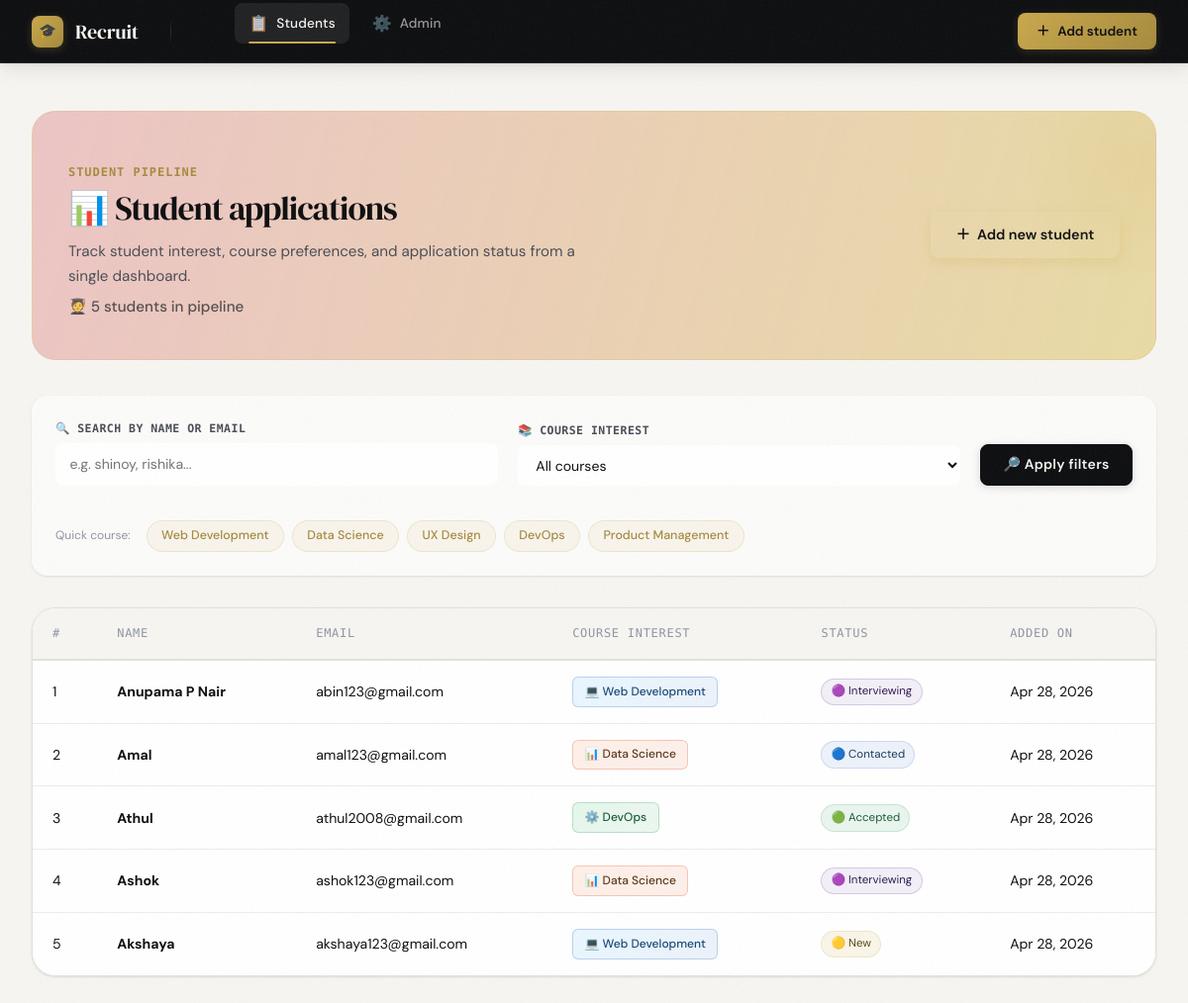
The page / on the database its author committed.
### students/models.py (models this page shows, shortened)
class Student(models.Model):
	COURSE_CHOICES = [
		("web_development", "Web Development"),
		("data_science", "Data Science"),
		("ux_design", "UX Design"),
		("devops", "DevOps"),
		("product_management", "Product Management"),
	]
	STATUS_CHOICES = [
		("new", "New"),
		("contacted", "Contacted"),
		("interviewing", "Interviewing"),
		("accepted", "Accepted"),
		("rejected", "Rejected"),
	]
	name = models.CharField(max_length=120)
	email = models.EmailField(unique=True)
	course_interest = models.CharField(max_length=32, choices=COURSE_CHOICES)
	status = models.CharField(max_length=24, choices=STATUS_CHOICES, default="new")
	created_at = models.DateTimeField(auto_now_add=True)

### students/views.py (the view)
# urls.py: path("", views.student_list, name="list"),
def student_list(request):
	query = request.GET.get("q", "").strip()
	course_interest = request.GET.get("course_interest", "").strip()
	students = Student.objects.all().order_by("-created_at")
	if query:
		students = students.filter(Q(name__icontains=query) | Q(email__icontains=query))
	if course_interest:
		students = students.filter(course_interest=course_interest)
	course_interest_label = dict(Student.COURSE_CHOICES).get(course_interest, "")
	context = {
		"students": students,
		"query": query,
		"course_interest": course_interest,
		"course_interest_label": course_interest_label,
		"course_choices": Student.COURSE_CHOICES,
		"total_count": students.count(),
	}
	return render(request, "students/student_list.html", context)

### students/templates/students/student_list.html (shortened to what this page needs)
{% extends 'students/base.html' %}
{% load static %}
{% block content %}
<div class="page-hero-card">
    <div class="title-group">
        <p class="eyebrow">Student pipeline</p>
        <h1>📊 Student applications</h1>
        <p>Track student interest, course preferences, and application status from a single dashboard.</p>
        <p class="text-muted" style="margin-top: 0.35rem; font-weight: 500;">
            🧑‍🎓 {{ total_count }} student{{ total_count|pluralize }} in pipeline
        </p>
    </div>
    <a href="{% url 'students:add' %}" class="btn-hero">
        <span aria-hidden="true">＋</span> Add new student
    </a>
</div>
<div class="toolbar-card">
    <form method="get" class="toolbar-grid">
        <div>
            <label for="q">🔍 Search by name or email</label>
            <input type="search" id="q" name="q" value="{{ query }}" placeholder="e.g. shinoy, rishika...">
        </div>
        <div>
            <label for="course_interest">📚 Course interest</label>
            <select id="course_interest" name="course_interest">
                <option value="">All courses</option>
            </select>
        </div>
        <div class="toolbar-actions">
            <button type="submit" class="btn btn-primary">
                🔎 Apply filters
            </button>
        </div>
    </form>
    <div class="toolbar-pill-list">
        <span style="font-size: 0.75rem; color: var(--ink-ghost); margin-right: 0.5rem;">Quick course:</span>
        {% for value, label in course_choices|slice:':5' %}
            <a href="?course_interest={{ value }}" class="toolbar-pill">{{ label }}</a>
        {% endfor %}
    </div>
</div>
<div class="card">
    <div class="card-body p-0">
        <div class="table-responsive">
            <table class="table table-hover mb-0">
                <thead>
                    <tr>
                        <th>#</th>
                        <th>Name</th>
                        <th>Email</th>
                        <th>Course Interest</th>
                        <th>Status</th>
                        <th>Added On</th>
                    </tr>
                </thead>
                <tbody>
                    {% for student in students %}
                    <tr>
                        <td>{{ forloop.counter }}</td>
                        <td><strong>{{ student.name }}</strong></td>
                        <td>{{ student.email }}</td>
                        <td>
                            {% if student.course_interest == 'web_development' %}
                                <span class="badge-course badge-course-web">💻 {{ student.get_course_interest_display }}</span>
                            {% elif student.course_interest == 'data_science' %}
                                <span class="badge-course badge-course-data">📊 {{ student.get_course_interest_display }}</span>
                            {% elif student.course_interest == 'ux_design' %}
                                <span class="badge-course badge-course-design">🎨 {{ student.get_course_interest_display }}</span>
                            {% elif student.course_interest == 'devops' %}
                                <span class="badge-course badge-course-devops">⚙️ {{ student.get_course_interest_display }}</span>
                            {% elif student.course_interest == 'product_management' %}
                                <span class="badge-course badge-course-product">📈 {{ student.get_course_interest_display }}</span>
                            {% else %}
                                <span class="badge-course">{{ student.get_course_interest_display }}</span>
                            {% endif %}
                        </td>
                        <td>
                            {% if student.status == 'new' %}
                                <span class="status-badge badge-new">🟡 New</span>
                            {% elif student.status == 'contacted' %}
                                <span class="status-badge badge-contacted">🔵 Contacted</span>
                            {% elif student.status == 'interviewing' %}
                                <span class="status-badge badge-interviewing">🟣 Interviewing</span>
                            {% elif student.status == 'accepted' %}
                                <span class="status-badge badge-accepted">🟢 Accepted</span>
                            {% elif student.status == 'rejected' %}
                                <span class="status-badge badge-rejected">🔴 Rejected</span>
                            {% else %}
                                <span class="status-badge badge-secondary">{{ student.status }}</span>
                            {% endif %}
                        </td>
                        <td>{{ student.created_at|date:"M d, Y" }}</td>
                    </tr>
                    {% endfor %}
                </tbody>
            </table>
        </div>
    </div>
</div>
{% endblock %}

### students/templates/students/base.html (shortened to what this page needs)
<!DOCTYPE html>
<html lang="en">
<head>
    <link href="https://cdn.jsdelivr.net/npm/bootstrap@5.3.2/dist/css/bootstrap.min.css" rel="stylesheet">
</head>
<body>
<nav class="site-nav" role="navigation" aria-label="Main navigation">
    <div class="inner">
        <a class="nav-brand" href="{% url 'students:list' %}" aria-label="Recruit Dashboard - Home">
            <span class="brand-cap" aria-hidden="true">🎓</span>
            <span>Recruit</span>
        </a>
        <ul class="nav-links" role="list">
            <li>
                <a href="{% url 'students:list' %}" aria-current="page">
                    <span class="icon" aria-hidden="true">📋</span>
                    Students
                </a>
            </li>
            <li>
                <a href="{% url 'admin:index' %}">
                    <span class="icon" aria-hidden="true">⚙️</span>
                    Admin
                </a>
            </li>
        </ul>
        <div class="nav-actions">
            <a class="btn-nav-primary" href="{% url 'students:add' %}">
                <span aria-hidden="true">＋</span>
                <span>Add student</span>
            </a>
        </div>
        </div>
</nav>
<main class="page-wrapper page-enter" id="main-content" role="main">
    {% block content %}{% endblock %}
</main>
</body>
</html>

### students/templates/students/student_list.html (style rules this page uses)
.page-hero-card { display: flex; flex-wrap: wrap; align-items: center; justify-content: space-between; gap: 2rem; background: linear-gradient(105deg, rgba(233, 185, 185, 0.8) 0%, rgba(231, 216, 156, 0.9) 100%); backdrop-filter: blur(14px); -webkit-backdrop-filter: blur(14px); border: 1px solid rgba(201,168,76,0.18); border-radius: var(--radius-xl); padding: 2.5rem 2.25rem; margin-bottom: 2.25rem; box-shadow: var(--shadow-gold), var(--shadow-sm); position: relative; overflow: hidden; }
.page-hero-card::before { content: ''; position: absolute; top: -30%; right: -10%; width: 260px; height: 260px; background: radial-gradient(circle, rgba(201,168,76,0.12) 0%, transparent 70%); pointer-events: none; }
.title-group .eyebrow { font-family: var(--font-mono); font-size: 0.75rem; font-weight: 600; letter-spacing: 0.08em; text-transform: uppercase; color: var(--gold-dark); margin-bottom: 0.4rem; }
.title-group h1 { font-family: var(--font-display); font-size: 2.1rem; font-weight: 400; color: var(--ink); line-height: 1.15; margin-bottom: 0.65rem; }
.title-group p { color: var(--ink-soft); font-size: 0.95rem; max-width: 540px; line-height: 1.65; }
.btn-hero { display: inline-flex; align-items: center; gap: 0.45rem; padding: 0.75rem 1.6rem; background: var(--accent-gradient); color: #0e0f11; font-weight: 600; font-size: 0.9rem; border-radius: var(--radius); text-decoration: none; box-shadow: 0 4px 14px rgba(201,168,76,0.25); transition: all 0.25s var(--ease-in-out); white-space: nowrap; }
.toolbar-card { background: rgba(255,255,255,0.6); backdrop-filter: blur(12px); -webkit-backdrop-filter: blur(12px); border: 1px solid var(--surface-3); border-radius: var(--radius-lg); padding: 1.5rem; margin-bottom: 2rem; box-shadow: var(--shadow-sm); }
.toolbar-grid { display: grid; grid-template-columns: 1fr 1fr auto; gap: 1.25rem; align-items: end; }
.toolbar-grid label { font-family: var(--font-mono); font-size: 0.72rem; font-weight: 600; letter-spacing: 0.04em; text-transform: uppercase; color: var(--ink-soft); margin-bottom: 0.35rem; display: block; }
.toolbar-grid input, .toolbar-grid select { width: 100%; border: 1px solid var(--surface-3); border-radius: var(--radius); padding: 0.65rem 0.9rem; font-size: 0.88rem; background: rgba(255,255,255,0.7); backdrop-filter: blur(4px); -webkit-backdrop-filter: blur(4px); transition: all 0.2s; }
.toolbar-actions { display: flex; gap: 0.65rem; align-items: center; }
.toolbar-pill-list { display: flex; flex-wrap: wrap; gap: 0.5rem; margin-top: 1.2rem; }
.toolbar-pill { display: inline-flex; align-items: center; gap: 0.2rem; padding: 0.3rem 0.9rem; border-radius: 50px; background: rgba(201,168,76,0.08); border: 1px solid rgba(201,168,76,0.2); color: var(--gold-dark); font-size: 0.78rem; font-weight: 500; text-decoration: none; transition: all 0.2s; }
.table tbody td { vertical-align: middle; }
.status-badge { display: inline-flex; align-items: center; gap: 0.4rem; font-size: 0.72rem; padding: 0.3em 0.8em; border-radius: 20px; }
.badge-new { background: rgba(201,168,76,0.12); color: #5c4a1a; border: 1px solid rgba(201,168,76,0.2); }
.badge-contacted { background: rgba(76,126,201,0.1); color: #1a3a5c; border: 1px solid rgba(76,126,201,0.2); }
.badge-interviewing { background: rgba(102,51,153,0.08); color: #2d1b4e; border: 1px solid rgba(102,51,153,0.2); }
.badge-accepted { background: rgba(76,170,114,0.12); color: #1a5c38; border: 1px solid rgba(76,170,114,0.2); }
.badge-course { display: inline-flex; align-items: center; gap: 0.4rem; font-size: 0.75rem; padding: 0.4em 0.95em; border-radius: 6px; font-weight: 500; border: 1px solid transparent; }
.badge-course-web { background: linear-gradient(135deg, rgba(100,200,255,0.15) 0%, rgba(76,126,201,0.1) 100%); color: #1a4a7a; border-color: rgba(76,126,201,0.3); }
.badge-course-data { background: linear-gradient(135deg, rgba(255,150,100,0.15) 0%, rgba(230,100,50,0.1) 100%); color: #5c3a1a; border-color: rgba(230,100,50,0.3); }
.badge-course-devops { background: linear-gradient(135deg, rgba(76,201,120,0.15) 0%, rgba(76,170,114,0.1) 100%); color: #1a5c38; border-color: rgba(76,170,114,0.3); }

### rows shown on the page
Student: name "Anupama P Nair", email "abin123@gmail.com", course_interest "Web Development", status "🟣 Interviewing", created_at "Apr 28, 2026"
Student: name "Amal", email "amal123@gmail.com", course_interest "Data Science", status "🔵 Contacted", created_at "Apr 28, 2026"
Student: name "Athul", email "athul2008@gmail.com", course_interest "DevOps", status "🟢 Accepted", created_at "Apr 28, 2026"
Student: name "Ashok", email "ashok123@gmail.com", course_interest "Data Science", status "🟣 Interviewing", created_at "Apr 28, 2026"
Student: name "Akshaya", email "akshaya123@gmail.com", course_interest "Web Development", status "🟡 New", created_at "Apr 28, 2026"

### other values the page prints
{{ total_count }} "5"
{{ label }} "Web Development" "Data Science" "UX Design" "DevOps" "Product Management"
